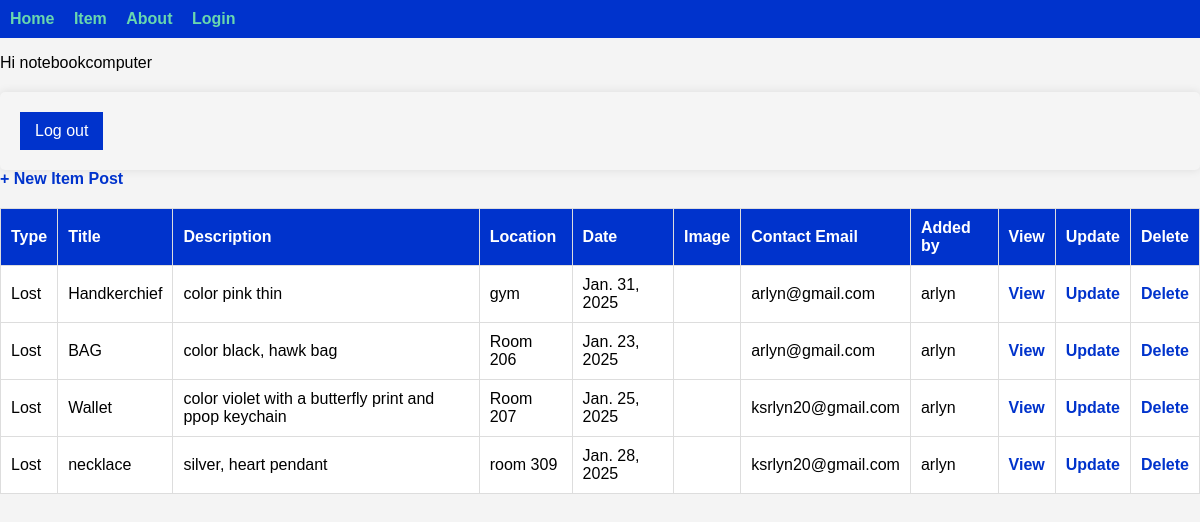
The page /item/ (signed in) on the database its author committed.
### app/models.py (models this page shows, shortened)
class Item(models.Model):
    ITEM_TYPES = [
        ('Lost', 'Lost'),
        ('Found', 'Found')
    ]
    type = models.CharField(max_length=10, choices=ITEM_TYPES)
    title = models.CharField(max_length=100)
    description = models.TextField()
    location = models.CharField(max_length=255)
    date = models.DateField()
    image = models.ImageField(upload_to='item_images/', blank=True, null=True)
    contact_email = models.EmailField()
    user = models.ForeignKey(settings.AUTH_USER_MODEL, on_delete=models.CASCADE)

### app/views.py (the view)
# urls.py: path('item/', ItemListView.as_view(), name='item'),
class ItemListView(ListView):
    model = Item
    context_object_name = 'item'
    template_name = 'app/item_list.html'

### app/templates/app/item_list.html
{% extends 'app/base.html' %}
{% load static %}
{% block content %}
 <a href="{% url 'item_create' %}">+ New Item Post</a>
    <table>
    <thead>
    <tr>
        <th>Type</th>
        <th>Title</th>
        <th>Description</th>
        <th>Location</th>
        <th>Date</th>
        <th>Image</th>
        <th>Contact Email</th>
        <th>Added by</th>
        <th>View</th>
        <th>Update</th>
        <th>Delete</th>
    </tr>
    </thead>
    <tbody>
    {% for item in item %}
    <tr>
        <td>{{ item.type }}</td>
        <td>{{ item.title }}</td>
        <td>{{ item.description }}</td>
        <td>{{ item.location }}</td>
        <td>{{ item.date }}</td>
        <td>{{ item.image }}</td>
        <td>{{ item.contact_email }}</td>
        <td>{{ item.user }}</td>
       <td><a href="{% url 'item_detail' item.pk %}">View</a></td>
        <td><a href="{% url 'item_update' item.pk %}">Update</a></td>
        <td><a href="{% url 'item_delete' item.pk %}">Delete</a></td>
    </tr>
    {% endfor %}
    </tbody>
    </table>
{% endblock content %}

### app/templates/app/base.html (shortened to what this page needs)
{% load static %}
<!DOCTYPE html>
<html lang>
<head>
    <link rel="stylesheet" href="{% static 'css/base.css' %}">
</head>
<body>
   {% include 'app/navbar.html' %}
   {% if user.is_authenticated %}
   <p>Hi {{ user.username }}</p>
   <form method="post" action="{% url 'logout' %}">
   <button type="submit">Log out</button>
   </form>
   {% else %}
   <p>You are not logged in</p>
   {% endif %}
        {% block content %}
        {% endblock content %}
</body>
</html>

### static/css/base.css (style rules this page uses)
body { font-family: Arial, sans-serif; background-color: #f4f4f4; margin: 0; padding: 0; }
table { width: 100%; border-collapse: collapse; margin-top: 20px; background: white; }
table, th, td { border: 1px solid #ddd; }
th, td { padding: 10px; text-align: left; }
th { background-color: #0033cc; color: white; }
a { color: #0033cc; text-decoration: none; font-weight: bold; }
form { background:whitesmoke; padding: 20px; margin-top: 20px; box-shadow: 0px 0px 10px rgba(0, 0, 0, 0.1); border-radius: 5px; }
button { background-color: #0033cc; color: white; padding: 10px 15px; border: none; cursor: pointer; font-size: 16px; }

### rows shown on the page
Item: type "Lost", title "Handkerchief", description "color pink thin", location "gym", date "Jan. 31, 2025", contact_email "arlyn@gmail.com", user "arlyn"
Item: type "Lost", title "BAG", description "color black, hawk bag", location "Room 206", date "Jan. 23, 2025", contact_email "arlyn@gmail.com", user "arlyn"
Item: type "Lost", title "Wallet", description "color violet with a butterfly print and ppop keychain", location "Room 207", date "Jan. 25, 2025", contact_email "ksrlyn20@gmail.com", user "arlyn"
Item: type "Lost", title "necklace", description "silver, heart pendant", location "room 309", date "Jan. 28, 2025", contact_email "ksrlyn20@gmail.com", user "arlyn"

### other values the page prints
{{ user.username }} "notebookcomputer"
